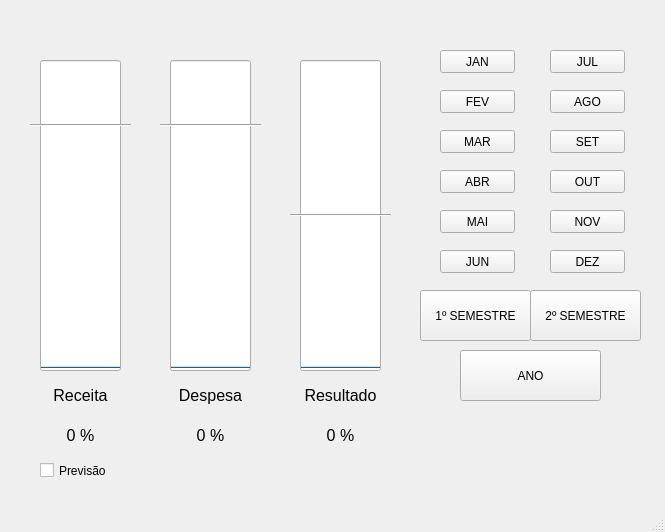
<?xml version="1.0" encoding="UTF-8"?>
<ui version="4.0">
 <class>MainWindow</class>
 <widget class="QMainWindow" name="MainWindow">
  <property name="geometry">
   <rect>
    <x>0</x>
    <y>0</y>
    <width>665</width>
    <height>532</height>
   </rect>
  </property>
  <property name="windowTitle">
   <string>Termômetro HPSOL</string>
  </property>
  <widget class="QWidget" name="centralwidget">
   <widget class="QProgressBar" name="progressBar">
    <property name="geometry">
     <rect>
      <x>40</x>
      <y>60</y>
      <width>81</width>
      <height>311</height>
     </rect>
    </property>
    <property name="maximum">
     <number>125</number>
    </property>
    <property name="value">
     <number>0</number>
    </property>
    <property name="textVisible">
     <bool>false</bool>
    </property>
    <property name="orientation">
     <enum>Qt::Vertical</enum>
    </property>
    <property name="invertedAppearance">
     <bool>false</bool>
    </property>
   </widget>
   <widget class="Line" name="line">
    <property name="geometry">
     <rect>
      <x>30</x>
      <y>110</y>
      <width>101</width>
      <height>31</height>
     </rect>
    </property>
    <property name="font">
     <font>
      <weight>50</weight>
      <bold>false</bold>
     </font>
    </property>
    <property name="orientation">
     <enum>Qt::Horizontal</enum>
    </property>
   </widget>
   <widget class="QPushButton" name="pushButtonJAN">
    <property name="geometry">
     <rect>
      <x>440</x>
      <y>50</y>
      <width>75</width>
      <height>23</height>
     </rect>
    </property>
    <property name="text">
     <string>JAN</string>
    </property>
   </widget>
   <widget class="QPushButton" name="pushButtonJUL">
    <property name="geometry">
     <rect>
      <x>550</x>
      <y>50</y>
      <width>75</width>
      <height>23</height>
     </rect>
    </property>
    <property name="text">
     <string>JUL</string>
    </property>
   </widget>
   <widget class="QPushButton" name="pushButtonFEV">
    <property name="geometry">
     <rect>
      <x>440</x>
      <y>90</y>
      <width>75</width>
      <height>23</height>
     </rect>
    </property>
    <property name="text">
     <string>FEV</string>
    </property>
   </widget>
   <widget class="QPushButton" name="pushButtonAGO">
    <property name="geometry">
     <rect>
      <x>550</x>
      <y>90</y>
      <width>75</width>
      <height>23</height>
     </rect>
    </property>
    <property name="text">
     <string>AGO</string>
    </property>
   </widget>
   <widget class="QPushButton" name="pushButtonMAR">
    <property name="geometry">
     <rect>
      <x>440</x>
      <y>130</y>
      <width>75</width>
      <height>23</height>
     </rect>
    </property>
    <property name="text">
     <string>MAR</string>
    </property>
   </widget>
   <widget class="QPushButton" name="pushButtonSET">
    <property name="geometry">
     <rect>
      <x>550</x>
      <y>130</y>
      <width>75</width>
      <height>23</height>
     </rect>
    </property>
    <property name="text">
     <string>SET</string>
    </property>
   </widget>
   <widget class="QPushButton" name="pushButtonABR">
    <property name="geometry">
     <rect>
      <x>440</x>
      <y>170</y>
      <width>75</width>
      <height>23</height>
     </rect>
    </property>
    <property name="text">
     <string>ABR</string>
    </property>
   </widget>
   <widget class="QPushButton" name="pushButtonOUT">
    <property name="geometry">
     <rect>
      <x>550</x>
      <y>170</y>
      <width>75</width>
      <height>23</height>
     </rect>
    </property>
    <property name="text">
     <string>OUT</string>
    </property>
   </widget>
   <widget class="QPushButton" name="pushButtonMAI">
    <property name="geometry">
     <rect>
      <x>440</x>
      <y>210</y>
      <width>75</width>
      <height>23</height>
     </rect>
    </property>
    <property name="text">
     <string>MAI</string>
    </property>
   </widget>
   <widget class="QPushButton" name="pushButtonNOV">
    <property name="geometry">
     <rect>
      <x>550</x>
      <y>210</y>
      <width>75</width>
      <height>23</height>
     </rect>
    </property>
    <property name="text">
     <string>NOV</string>
    </property>
   </widget>
   <widget class="QPushButton" name="pushButtonJUN">
    <property name="geometry">
     <rect>
      <x>440</x>
      <y>250</y>
      <width>75</width>
      <height>23</height>
     </rect>
    </property>
    <property name="text">
     <string>JUN</string>
    </property>
   </widget>
   <widget class="QPushButton" name="pushButtonDEZ">
    <property name="geometry">
     <rect>
      <x>550</x>
      <y>250</y>
      <width>75</width>
      <height>23</height>
     </rect>
    </property>
    <property name="text">
     <string>DEZ</string>
    </property>
   </widget>
   <widget class="QPushButton" name="pushButtonSemestre1">
    <property name="geometry">
     <rect>
      <x>420</x>
      <y>290</y>
      <width>111</width>
      <height>51</height>
     </rect>
    </property>
    <property name="text">
     <string>1º SEMESTRE</string>
    </property>
   </widget>
   <widget class="QPushButton" name="pushButtonSemestre2">
    <property name="geometry">
     <rect>
      <x>530</x>
      <y>290</y>
      <width>111</width>
      <height>51</height>
     </rect>
    </property>
    <property name="text">
     <string>2º SEMESTRE</string>
    </property>
   </widget>
   <widget class="QLabel" name="label">
    <property name="geometry">
     <rect>
      <x>40</x>
      <y>19</y>
      <width>341</width>
      <height>31</height>
     </rect>
    </property>
    <property name="font">
     <font>
      <pointsize>12</pointsize>
     </font>
    </property>
    <property name="text">
     <string/>
    </property>
    <property name="alignment">
     <set>Qt::AlignCenter</set>
    </property>
   </widget>
   <widget class="QPushButton" name="pushButtonAno">
    <property name="geometry">
     <rect>
      <x>460</x>
      <y>350</y>
      <width>141</width>
      <height>51</height>
     </rect>
    </property>
    <property name="text">
     <string>ANO</string>
    </property>
   </widget>
   <widget class="QLabel" name="label_2">
    <property name="geometry">
     <rect>
      <x>40</x>
      <y>420</y>
      <width>81</width>
      <height>31</height>
     </rect>
    </property>
    <property name="font">
     <font>
      <pointsize>12</pointsize>
     </font>
    </property>
    <property name="text">
     <string>0 %</string>
    </property>
    <property name="alignment">
     <set>Qt::AlignCenter</set>
    </property>
   </widget>
   <widget class="QCheckBox" name="checkBoxPrevisao">
    <property name="geometry">
     <rect>
      <x>40</x>
      <y>460</y>
      <width>121</width>
      <height>21</height>
     </rect>
    </property>
    <property name="text">
     <string>Previsão</string>
    </property>
   </widget>
   <widget class="QProgressBar" name="progressBar_2">
    <property name="geometry">
     <rect>
      <x>170</x>
      <y>60</y>
      <width>81</width>
      <height>311</height>
     </rect>
    </property>
    <property name="maximum">
     <number>125</number>
    </property>
    <property name="value">
     <number>0</number>
    </property>
    <property name="textVisible">
     <bool>false</bool>
    </property>
    <property name="orientation">
     <enum>Qt::Vertical</enum>
    </property>
    <property name="invertedAppearance">
     <bool>false</bool>
    </property>
   </widget>
   <widget class="QProgressBar" name="progressBar_3">
    <property name="geometry">
     <rect>
      <x>300</x>
      <y>60</y>
      <width>81</width>
      <height>311</height>
     </rect>
    </property>
    <property name="minimum">
     <number>-100</number>
    </property>
    <property name="maximum">
     <number>100</number>
    </property>
    <property name="value">
     <number>-100</number>
    </property>
    <property name="textVisible">
     <bool>false</bool>
    </property>
    <property name="orientation">
     <enum>Qt::Vertical</enum>
    </property>
    <property name="invertedAppearance">
     <bool>false</bool>
    </property>
   </widget>
   <widget class="Line" name="line_2">
    <property name="geometry">
     <rect>
      <x>160</x>
      <y>110</y>
      <width>101</width>
      <height>31</height>
     </rect>
    </property>
    <property name="font">
     <font>
      <weight>50</weight>
      <bold>false</bold>
     </font>
    </property>
    <property name="orientation">
     <enum>Qt::Horizontal</enum>
    </property>
   </widget>
   <widget class="Line" name="line_3">
    <property name="geometry">
     <rect>
      <x>290</x>
      <y>200</y>
      <width>101</width>
      <height>31</height>
     </rect>
    </property>
    <property name="font">
     <font>
      <weight>50</weight>
      <bold>false</bold>
     </font>
    </property>
    <property name="orientation">
     <enum>Qt::Horizontal</enum>
    </property>
   </widget>
   <widget class="QLabel" name="label_3">
    <property name="geometry">
     <rect>
      <x>170</x>
      <y>420</y>
      <width>81</width>
      <height>31</height>
     </rect>
    </property>
    <property name="font">
     <font>
      <pointsize>12</pointsize>
     </font>
    </property>
    <property name="text">
     <string>0 %</string>
    </property>
    <property name="alignment">
     <set>Qt::AlignCenter</set>
    </property>
   </widget>
   <widget class="QLabel" name="label_4">
    <property name="geometry">
     <rect>
      <x>300</x>
      <y>420</y>
      <width>81</width>
      <height>31</height>
     </rect>
    </property>
    <property name="font">
     <font>
      <pointsize>12</pointsize>
     </font>
    </property>
    <property name="text">
     <string>0 %</string>
    </property>
    <property name="alignment">
     <set>Qt::AlignCenter</set>
    </property>
   </widget>
   <widget class="QLabel" name="label_5">
    <property name="geometry">
     <rect>
      <x>40</x>
      <y>380</y>
      <width>81</width>
      <height>31</height>
     </rect>
    </property>
    <property name="font">
     <font>
      <pointsize>12</pointsize>
     </font>
    </property>
    <property name="text">
     <string>Receita</string>
    </property>
    <property name="alignment">
     <set>Qt::AlignCenter</set>
    </property>
   </widget>
   <widget class="QLabel" name="label_6">
    <property name="geometry">
     <rect>
      <x>170</x>
      <y>380</y>
      <width>81</width>
      <height>31</height>
     </rect>
    </property>
    <property name="font">
     <font>
      <pointsize>12</pointsize>
     </font>
    </property>
    <property name="text">
     <string>Despesa</string>
    </property>
    <property name="alignment">
     <set>Qt::AlignCenter</set>
    </property>
   </widget>
   <widget class="QLabel" name="label_7">
    <property name="geometry">
     <rect>
      <x>290</x>
      <y>380</y>
      <width>101</width>
      <height>31</height>
     </rect>
    </property>
    <property name="font">
     <font>
      <pointsize>12</pointsize>
     </font>
    </property>
    <property name="text">
     <string>Resultado</string>
    </property>
    <property name="alignment">
     <set>Qt::AlignCenter</set>
    </property>
   </widget>
  </widget>
  <widget class="QMenuBar" name="menubar">
   <property name="geometry">
    <rect>
     <x>0</x>
     <y>0</y>
     <width>665</width>
     <height>26</height>
    </rect>
   </property>
  </widget>
  <widget class="QStatusBar" name="statusbar"/>
 </widget>
 <resources/>
 <connections/>
</ui>
